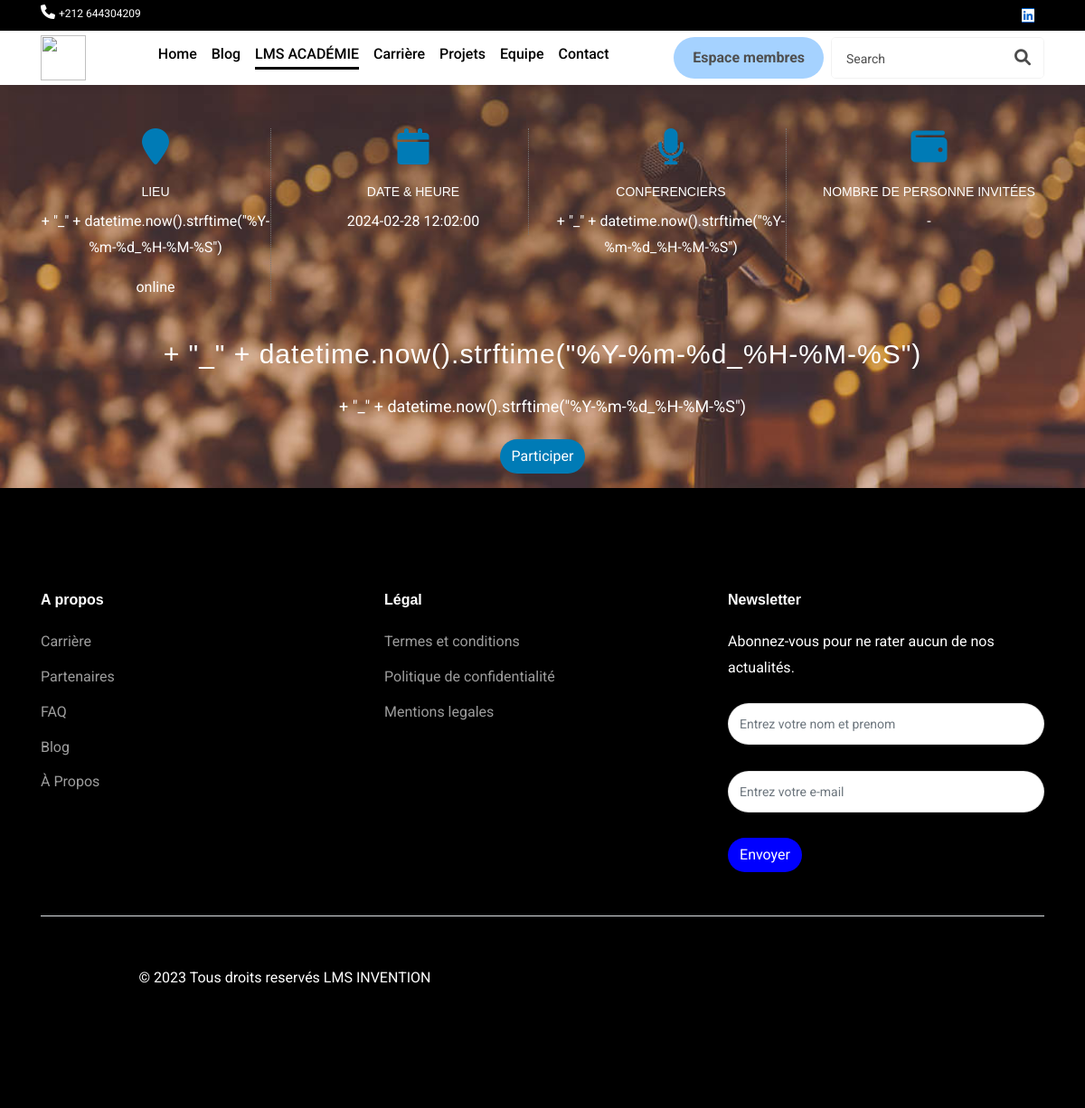
The page /details_confs/1 on the database its author committed.
### models/models.py (models this page shows)
class Conference(db.Model):
    id = db.Column(db.Integer, primary_key=True)
    titre = db.Column(db.String(2500))
    description = db.Column(db.String(2500))
    imagePath = db.Column(db.String(2500))
    conferencier=db.Column(db.String(2500))
    lien = db.Column(db.String(2500))
    type=db.Column(db.String(2500))
    lieu = db.Column(db.String, default="")
    date = db.Column(db.DateTime, default=datetime.now)

### routes/user.py (the view)
@app.route('/details_confs/<int:id>')
def details_confs(id):
    conf = Conference.query.get(id)
    if conf:
        return render_template('details_confs.html', conf=conf)
    else:
        return 'Conférence non trouvée'

### templates/details_confs.html (shortened to what this page needs)
<!DOCTYPE html>
<head>
    <link rel="stylesheet" href="https://cdnjs.cloudflare.com/ajax/libs/font-awesome/6.0.0-beta3/css/all.min.css">
    <link href="https://cdn.jsdelivr.net/npm/bootstrap@5.3.0/dist/css/bootstrap.min.css" rel="stylesheet">
    <link href="https://cdn.jsdelivr.net/npm/tailwindcss@2.2.19/dist/tailwind.min.css" rel="stylesheet">
</head>
<body>
  {% with currentPage='academy' %}
  {% include 'navbar.html' %}
{% endwith %}
<section id="event" class="section" style="background-image:url('../static/assets/images/flou.jfif');height: fit-content;background-position: center;">
  <div class="container ">
    <div class="row ">
      <div class="col-md-3 col-sm-6 col-xs-12 mt-5">
        <div class="tab-block wow fadeInDown animated" data-wow-delay="0s" style="visibility: visible;-webkit-animation-delay: 0s; -moz-animation-delay: 0s; animation-delay: 0s;">
          <div class="icon">
            <i class="fa fa-location-pin"></i>
          </div>
          <div class="desc">
            <h4>Lieu</h4>
            <p style="color: white;">{{ conf.lieu }}</p>
            <p style="color: white;">{{conf.type}}</p>
          </div>
        </div>
      </div>
      <div class="col-md-3 col-sm-6 col-xs-12 mt-5">
        <div class="tab-block wow fadeInDown animated" data-wow-delay="0.2s" style="visibility: visible;-webkit-animation-delay: 0.2s; -moz-animation-delay: 0.2s; animation-delay: 0.2s;">
          <div class="icon">
            <i class="fa fa-calendar"></i>
          </div>
          <div class="desc">
            <h4>Date &amp; Heure</h4>
            <p style="color: white;">{{conf.date}}</p>
          </div>
        </div>
      </div>
      <div class="col-md-3 col-sm-6 col-xs-12 mt-5">
        <div class="tab-block wow fadeInDown animated" data-wow-delay="0.4s" style="visibility: visible;-webkit-animation-delay: 0.4s; -moz-animation-delay: 0.4s; animation-delay: 0.4s;">
          <div class="icon">
            <i class="fa fa-microphone"></i>
          </div>
          <div class="desc">
            <h4>Conferenciers</h4>
            <p style="color: white;">{{ conf.conferencier }}</p>
          </div>
        </div>
      </div>
      <div class="col-md-3 col-sm-6 col-xs-12 mt-5">
        <div class="tab-block last-block wow fadeInDown animated" data-wow-delay="0.6s" style="visibility: visible;-webkit-animation-delay: 0.6s; -moz-animation-delay: 0.6s; animation-delay: 0.6s;">
          <div class="icon">
            <i class="fa fa-wallet"></i>
          </div>
          <div class="desc left">
            <h4>Nombre de personne invitées</h4>
            <p style="color: white;">-</p>
          </div>
        </div>
      </div>
      <div class="col-md-12">
        <div class="content-text">
          <h3 class="wow fadeInUp animated" data-wow-delay="0.8s" style="visibility: visible;-webkit-animation-delay: 0.8s; -moz-animation-delay: 0.8s; animation-delay: 0.8s;font-family: Impact, Haettenschweiler, 'Arial Narrow Bold', sans-serif;">{{ conf.titre }}</h3>
          <p class="wow fadeInUp animated" data-wow-delay="1s" style="visibility: visible;-webkit-animation-delay: 1s; -moz-animation-delay: 1s; animation-delay: 1s;color: white">{{ conf.description }}</p>
        </div>
      </div>
    </div>
  </div>
  <div class="justify-content-center flex">
  <a href="" data-toggle="modal" data-target="#my-modal" class="btn btn center justify-center bg-blue-400 mb-3" style="color: white;background-color: #007bb6;border-radius: 50px;" >Participer</a>
</div>
</section>
{% include 'footer.html' %}
</body>

### templates/footer.html (style rules this page uses)
body { font-family: "Roboto", -apple-system, BlinkMacSystemFont, "Segoe UI", Roboto, "Helvetica Neue", Arial, "Noto Sans", sans-serif, "Apple Color Emoji", "Segoe UI Emoji", "Segoe UI Symbol", "Noto Color Emoji"; }

### templates/details_confs.html (style rules this page uses)
#event { background: url(../static/img/background/bg-1.jpg); background-size: cover; position: relative; }
#event .tab-block { width: 100%; text-align: center; border-right: 1px dotted #777; margin-bottom: 30px; }
#event .tab-block .icon { text-align: center; margin-bottom: 15px; }
#event .tab-block .icon i { font-size: 40px; color: #007bb6; }
#event .tab-block .desc h4 { color: #fff; text-transform: uppercase; font-size: 14px; }
#event .tab-block .desc p { color: #ADADAD; }
#event .last-block { border-right: none; }
#event .content-text { text-align: center; padding: 6px 60px; }
#event .content-text h3 { font-size: 30px; color: #fff; font-weight: 400; letter-spacing: 1px; margin-bottom: 22px; }
#event .content-text p { color: #ADADAD; font-size: 18px; line-height: 28px; }

### rows shown on the page
Conference: lieu "+ \"_\" + datetime.now().strftime(\"%Y-%m-%d_%H-%M-%S\")", type "online", date "2024-02-28 12:02:00", conferencier "+ \"_\" + datetime.now().strftime(\"%Y-%m-%d_%H-%M-%S\")", titre "+ \"_\" + datetime.now().strftime(\"%Y-%m-%d_%H-%M-%S\")", description "+ \"_\" + datetime.now().strftime(\"%Y-%m-%d_%H-%M-%S\")"
